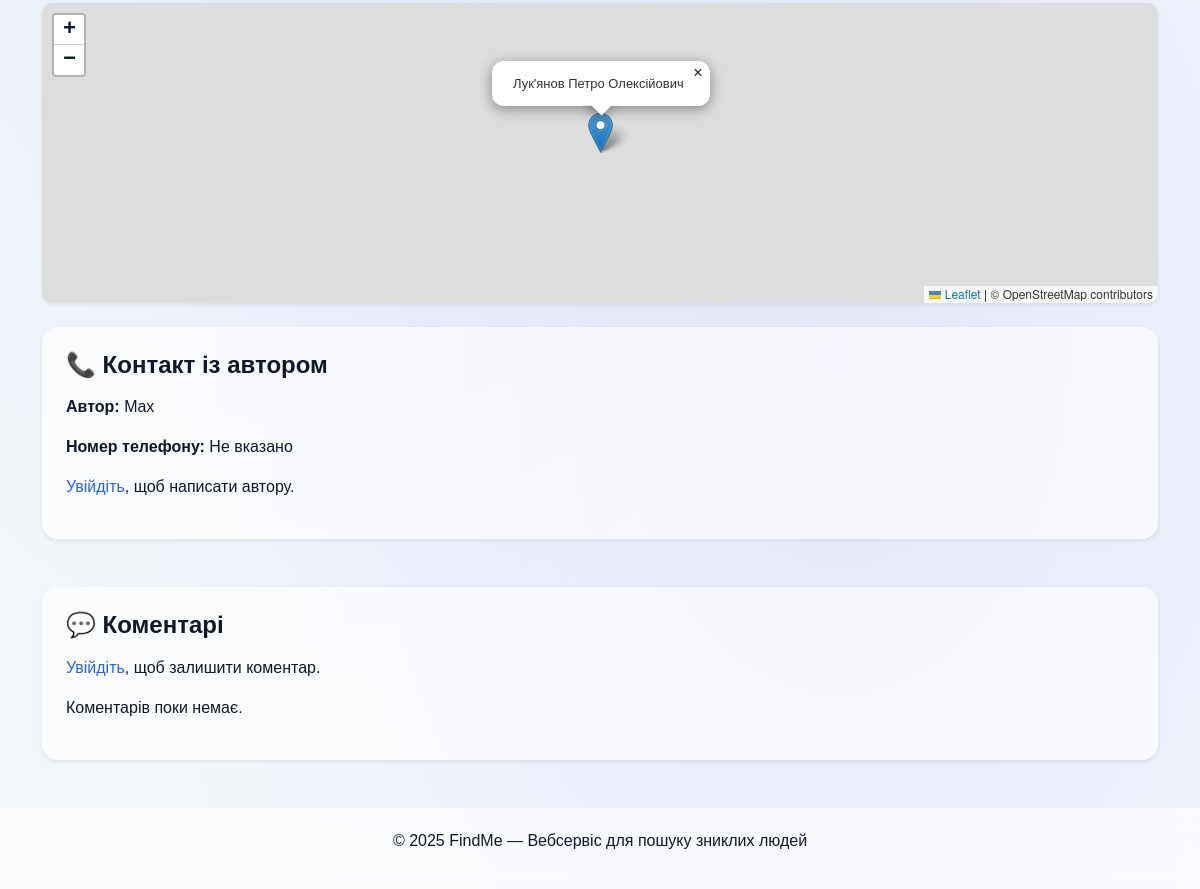
The app's page /person/9/ (lower part), older data.
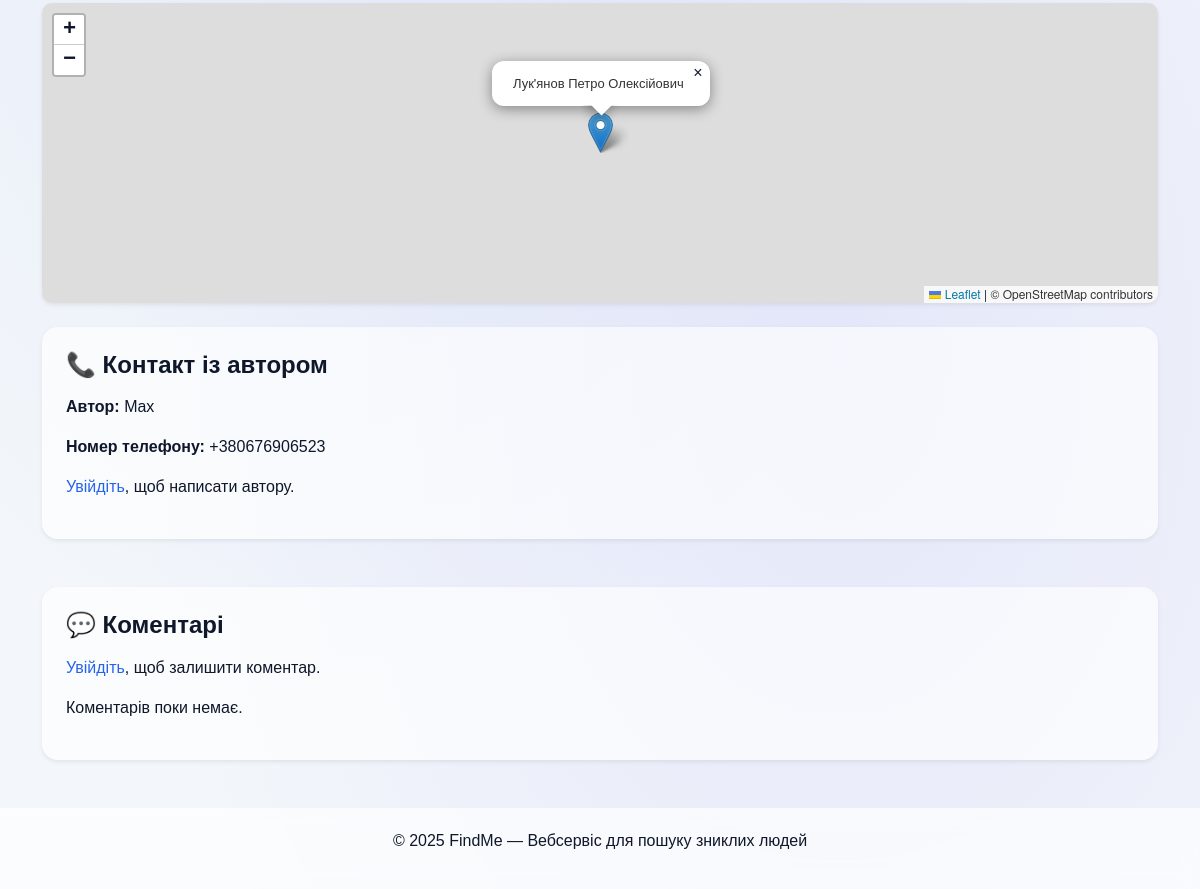
The same page, newer data.
### missing_persons/models.py (models this page shows, shortened)
class MissingPerson(models.Model):
    STATUS_CHOICES = [
       ('missing', 'У розшуку'),
        ('found', 'Знайдено'),
    ]
    CATEGORY_CHOICES = [
    ('child', 'Дитина'),
    ('adult', 'Дорослий'),
    ('elderly', 'Літня людина'),
    ('military', 'Військовий'),
    ('disabled', 'Людина з інвалідністю'),
    ('other', 'Інше'),
]
    user = models.ForeignKey(User, on_delete=models.CASCADE)
    full_name = models.CharField(max_length=150)
    birth_date = models.DateField(null=True, blank=True)
    missing_date = models.DateField()
    region = models.CharField(max_length=100)
    city = models.CharField(max_length=100)
    description = models.TextField()
    photo = models.ImageField(upload_to='missing_persons/', blank=True, null=True)
    category = models.CharField(max_length=50, choices=CATEGORY_CHOICES, default='other')
    status = models.CharField(max_length=20, choices=STATUS_CHOICES, default='missing')
    created_at = models.DateTimeField(auto_now_add=True)
    location = models.CharField("Останнє місце, де бачили", max_length=255, blank=True, null=True)
    latitude = models.FloatField(blank=True, null=True)
    longitude = models.FloatField(blank=True, null=True)

### users/models.py (models this page shows, shortened)
class UserProfile(models.Model):
    ROLE_CHOICES = [
        ('user', 'Користувач'),
        ('volunteer', 'Волонтер'),
        ('police', 'Поліція'),
        ('admin', 'Адміністратор'),
    ]
    user = models.OneToOneField(User, on_delete=models.CASCADE, related_name="profile")
    phone = models.CharField("Телефон", max_length=20, blank=True)
    role = models.CharField("Роль", max_length=20, choices=ROLE_CHOICES, default='user')
    photo = models.ImageField("Фото профілю", upload_to='users/photos/', blank=True, null=True)
    bio = models.TextField("Про себе", blank=True, null=True)
    created_at = models.DateTimeField("Дата створення", auto_now_add=True)
    updated_at = models.DateTimeField("Останнє оновлення", auto_now=True)

### missing_persons/views.py (the view)
# urls.py: path('person/<int:pk>/', mp_views.missing_detail, name='missing_detail'),
def missing_detail(request, pk):
    person = get_object_or_404(MissingPerson, pk=pk)
    comments = person.comments.all().order_by('-created_at')
    if request.method == 'POST' and request.user.is_authenticated:
        text = request.POST.get('text')
        if text.strip():
            Comment.objects.create(user=request.user, person=person, text=text)
    return render(request, 'missing_detail.html', {'person': person, 'comments': comments})

### templates/missing_detail.html (shortened to what this page needs)
{% extends 'base.html' %}
{% block content %}
{% if person.latitude and person.longitude %}
<div id="map" style="height: 300px; border-radius: 10px;" class="mb-4 shadow-sm"></div>
<link rel="stylesheet" href="https://unpkg.com/leaflet/dist/leaflet.css" />
{% endif %}
<div class="card p-4 shadow-sm border-0 rounded-4 mt-4 mb-5">
  <h4 class="fw-semibold mb-3">📞 Контакт із автором</h4>
  <p><strong>Автор:</strong> {{ person.user.username }}</p>
  <p><strong>Номер телефону:</strong>
     {{ person.user.profile.phone|default:"Не вказано" }}
  </p>
  {% if user.is_authenticated %}
    {% if user != person.user %}
      <a href="{% url 'chat_detail' person.user.username %}"
         class="btn btn-outline-primary rounded-3 fw-semibold shadow-sm w-100">
        💬 Написати автору
      </a>
    {% else %}
      <p class="text-muted">Це ваше оголошення.</p>
    {% endif %}
  {% else %}
    <p><a href="{% url 'login' %}">Увійдіть</a>, щоб написати автору.</p>
  {% endif %}
</div>
<div class="card p-4 shadow-sm border-0 rounded-4 mt-4 mb-5">
  <h4 class="fw-semibold mb-3">💬 Коментарі</h4>
  {% if user.is_authenticated %}
  <form method="post" class="mb-3">
    {% csrf_token %}
    <textarea name="text" class="form-control mb-2 rounded-3" rows="3" placeholder="Залиште коментар..." required></textarea>
    <button type="submit" class="btn btn-primary w-100 rounded-3 fw-semibold shadow-sm">Надіслати</button>
  </form>
  {% else %}
  <p><a href="/login/">Увійдіть</a>, щоб залишити коментар.</p>
  {% endif %}
  {% for c in comments %}
  <div class="comment-box mb-3 p-3 rounded-4"
       style="background-color: var(--card-bg, #f8f9fa); transition: background-color 0.3s;">
    <strong>{{ c.user.username }}</strong>
    <small class="d-block opacity-75">{{ c.created_at|date:"d.m.Y H:i" }}</small>
    <p class="mt-2 mb-0">{{ c.text }}</p>
  </div>
  {% empty %}
  <p>Коментарів поки немає.</p>
  {% endfor %}
</div>
{% endblock %}

Row changes from the older to the newer data that the page shows:
changed through a linked row, MissingPerson "Max": user.profile.phone "Не вказано" → "+380676906523"
